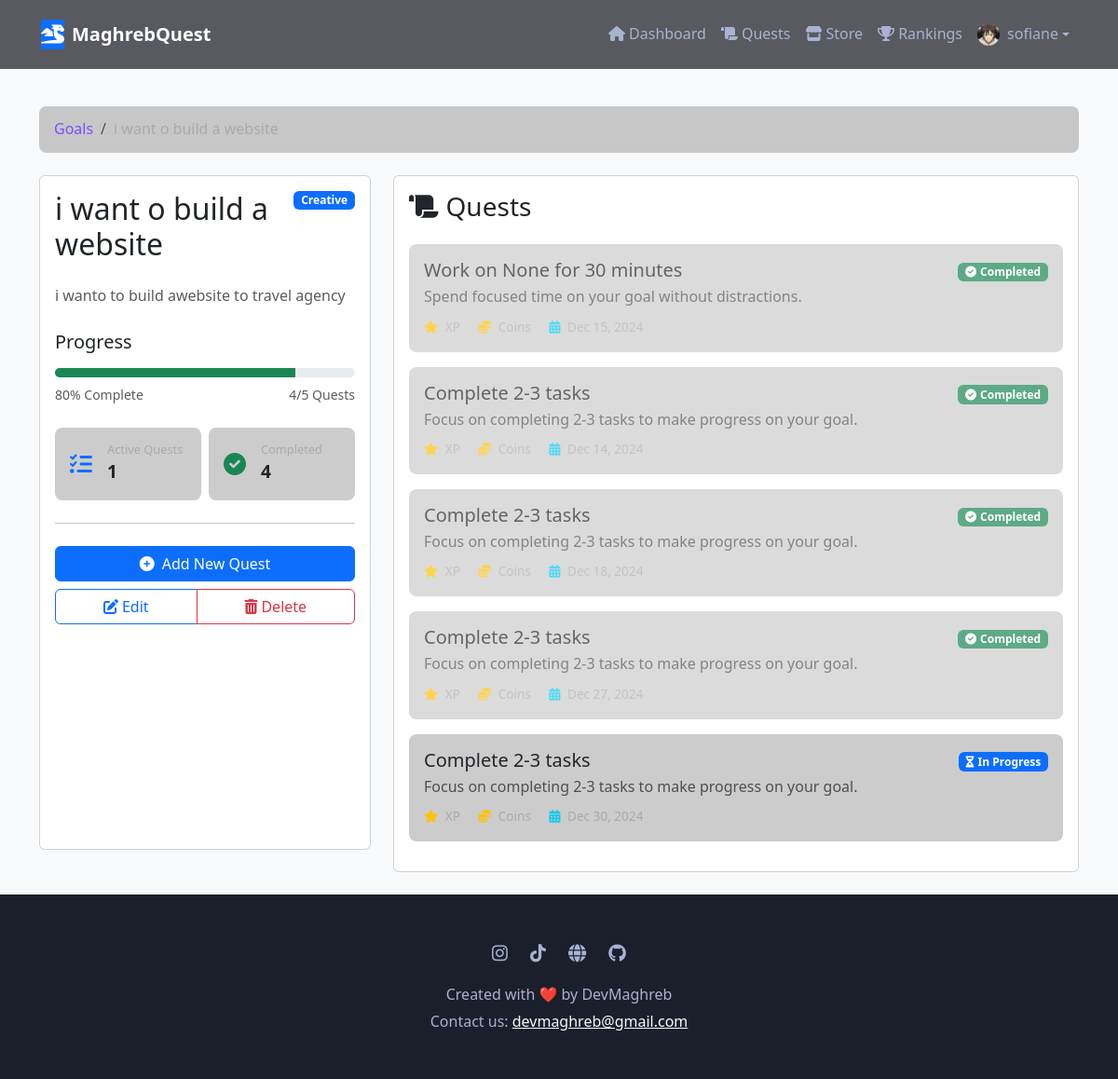
The page /goals/1/ (signed in) on the database as committed earlier.
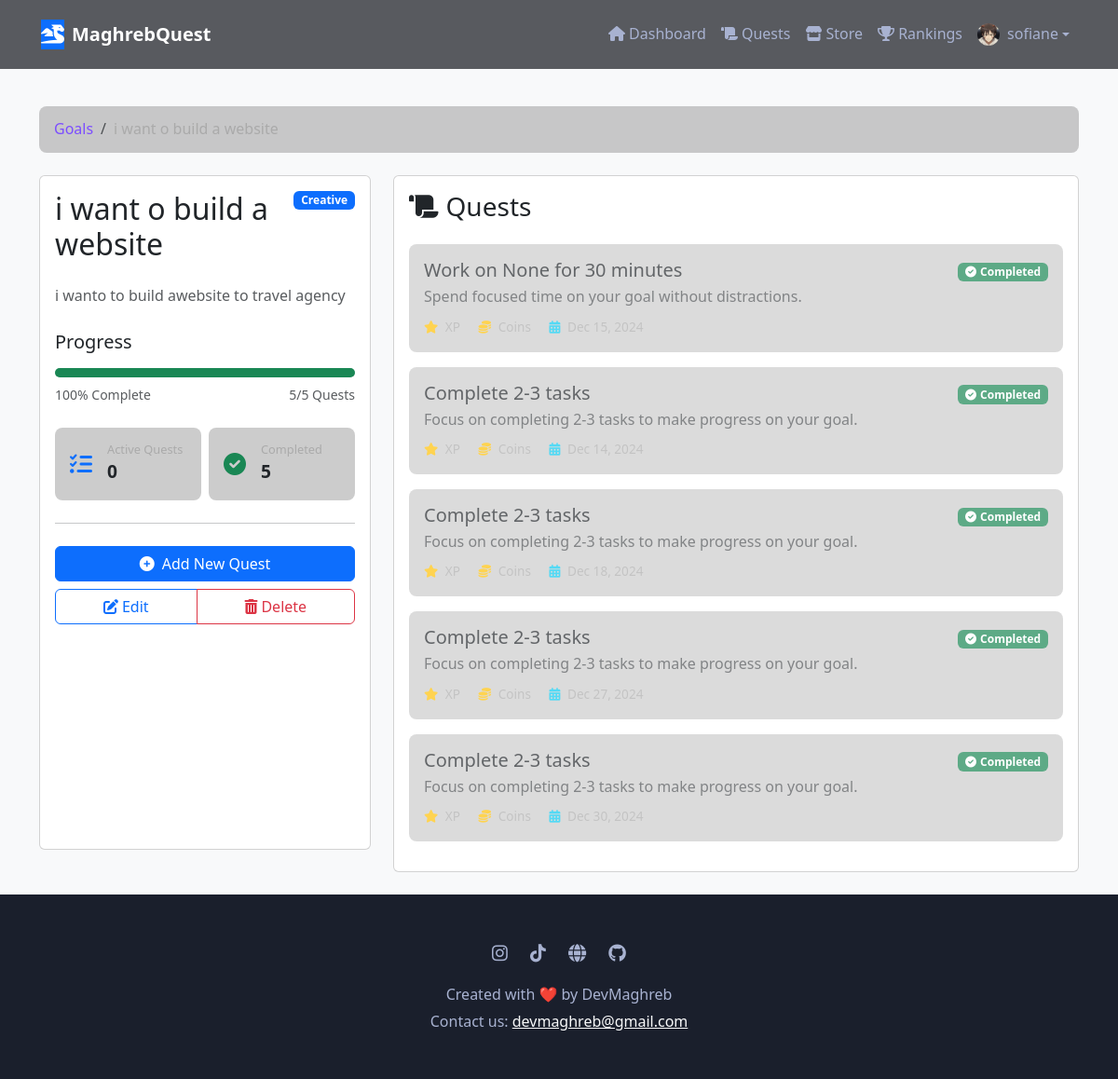
The same page on the database as committed later.
### core/models.py (models this page shows, shortened)
class Quest(models.Model):
    QUEST_STATUS = [
        ('not_started', 'Not Started'),
        ('in_progress', 'In Progress'),
        ('completed', 'Completed'),
        ('failed', 'Failed')
    ]
    DIFFICULTY_CHOICES = [
        (1, 'EASY'),
        (2, 'MEDIUM'),
        (3, 'HARD'),
        (4, 'EXPERT'),
        (5, 'LEGENDARY')
    ]
    QUEST_TYPES = [
        ('strength', 'Strength'),
        ('agility', 'Agility'),
        ('vitality', 'Vitality'),
        ('sense', 'Sense'),
        ('intelligence', 'Intelligence'),
        ('general', 'General')
    ]
    title = models.CharField(max_length=200)
    description = models.TextField()
    quest_type = models.CharField(
        max_length=20,
        choices=QUEST_TYPES,
        default='general'
    )
    difficulty = models.IntegerField(
        choices=DIFFICULTY_CHOICES,
        default=1,
        help_text="Quest difficulty level"
    )
    reward_xp = models.IntegerField(default=100)
    reward_coins = models.IntegerField(default=10)
    required_level = models.IntegerField(default=1)
    deadline = models.DateTimeField(null=True, blank=True)
    status = models.CharField(max_length=20, choices=QUEST_STATUS, default='not_started')
    user = models.ForeignKey(User, on_delete=models.CASCADE)
    goal = models.ForeignKey('Goal', on_delete=models.CASCADE, related_name='quests', null=True, blank=True)
    created_at = models.DateTimeField(auto_now_add=True)
    updated_at = models.DateTimeField(auto_now=True)
    completed_at = models.DateTimeField(null=True, blank=True)
    class Meta:
        indexes = [
            models.Index(fields=['user', 'status']),
            models.Index(fields=['goal', 'status']),
            models.Index(fields=['completed_at']),
        ]
        ordering = ['-created_at']

### core/views.py (the view)
# urls.py: path('goals/<int:goal_id>/', views.goal_detail, name='goal_detail'),
@login_required
def goal_detail(request, goal_id):
    goal = get_object_or_404(Goal, id=goal_id, user=request.user)
    quests = Quest.objects.filter(user=request.user, goal=goal).order_by('-created_at')
    context = {
        'goal': goal,
        'quests': quests,
        'completed_quests': goal.completed_quests_count,
        'active_quests': goal.active_quests_count,
        'total_quests': goal.total_quests_count,
        'completion_percentage': goal.completion_percentage
    }
    return render(request, 'core/goal_detail.html', context)

### core/models.py (called while the page is built)
    @property
    def completion_percentage(self):
        total_quests = self.quests.count()
        if total_quests == 0:
            return 0
        completed_quests = self.quests.filter(status='completed').count()
        return int((completed_quests / total_quests) * 100)

    @property
    def completed_quests_count(self):
        return self.quests.filter(status='completed').count()

    @property
    def active_quests_count(self):
        return self.quests.filter(status='in_progress').count()

    @property
    def total_quests_count(self):
        return self.quests.count()

### templates/core/goal_detail.html (shortened to what the changed rows need)
{% extends 'core/base.html' %}
{% load static %}
{% block content %}
<div class="container py-4">
    <div class="row">
        <div class="col-lg-4 mb-4">
            <div class="card glass-morphism h-100">
                <div class="card-body">
                    <div class="d-flex justify-content-between align-items-start mb-3">
                        <h2 class="card-title">{{ goal.title }}</h2>
                    </div>
                    <div class="goal-progress mb-4">
                        <div class="progress" style="height: 10px;">
                            <div class="progress-bar bg-success"
                                 role="progressbar"
                                 style="width: {{ completion_percentage }}%"
                                 aria-valuenow="{{ completion_percentage }}"
                                 aria-valuemin="0"
                                 aria-valuemax="100">
                            </div>
                        </div>
                        <div class="d-flex justify-content-between mt-2">
                            <small class="text-muted">{{ completion_percentage }}% Complete</small>
                            <small class="text-muted">{{ completed_quests }}/{{ total_quests }} Quests</small>
                        </div>
                    </div>
                    <div class="goal-stats">
                        <div class="row g-2">
                            <div class="col-6">
                                <div class="stat-card">
                                    <div>
                                        <h6>Active Quests</h6>
                                        <span>{{ active_quests }}</span>
                                    </div>
                                </div>
                            </div>
                            <div class="col-6">
                                <div class="stat-card">
                                    <div>
                                        <h6>Completed</h6>
                                        <span>{{ completed_quests }}</span>
                                    </div>
                                </div>
                            </div>
                        </div>
                    </div>
                </div>
            </div>
        </div>
        <div class="col-lg-8">
            <div class="card glass-morphism">
                <div class="card-body">
                    {% if quests %}
                        <div class="quests-list">
                            {% for quest in quests %}
                                <div class="quest-card mb-3 {% if quest.status == 'completed' %}completed{% endif %}">
                                    <div class="d-flex justify-content-between align-items-start">
                                        <div>
                                            <h5 class="mb-1">{{ quest.title }}</h5>
                                            <p class="mb-2 text-muted">{{ quest.description }}</p>
                                            <div class="quest-meta">
                                                <span class="me-3">
                                                    <i class="fas fa-star text-warning me-1"></i>
                                                    {{ quest.xp_reward }} XP
                                                </span>
                                                <span class="me-3">
                                                    <i class="fas fa-coins text-warning me-1"></i>
                                                    {{ quest.coin_reward }} Coins
                                                </span>
                                                <span>
                                                    <i class="fas fa-calendar-alt text-info me-1"></i>
                                                    {{ quest.deadline|date:"M d, Y" }}
                                                </span>
                                            </div>
                                        </div>
                                        <div class="quest-status">
                                            {% if quest.status == 'completed' %}
                                                <span class="badge bg-success">
                                                    <i class="fas fa-check-circle me-1"></i>Completed
                                                </span>
                                            {% else %}
                                                <span class="badge bg-primary">
                                                    <i class="fas fa-hourglass-half me-1"></i>In Progress
                                                </span>
                                            {% endif %}
                                        </div>
                                    </div>
                                </div>
                            {% endfor %}
                        </div>
                    {% endif %}
                </div>
            </div>
        </div>
    </div>
</div>
{% endblock %}

Rows that differ between the two databases and show on the page:
changed Quest "Dec 30, 2024": status "In Progress" → "Completed"
Other text that changed with them:
{{ completion_percentage }}: 80 → 100 (drawn)
{{ completion_percentage }}: "80" → "100"
{{ completed_quests }}: "4" → "5"
{{ active_quests }}: "1" → "0"
